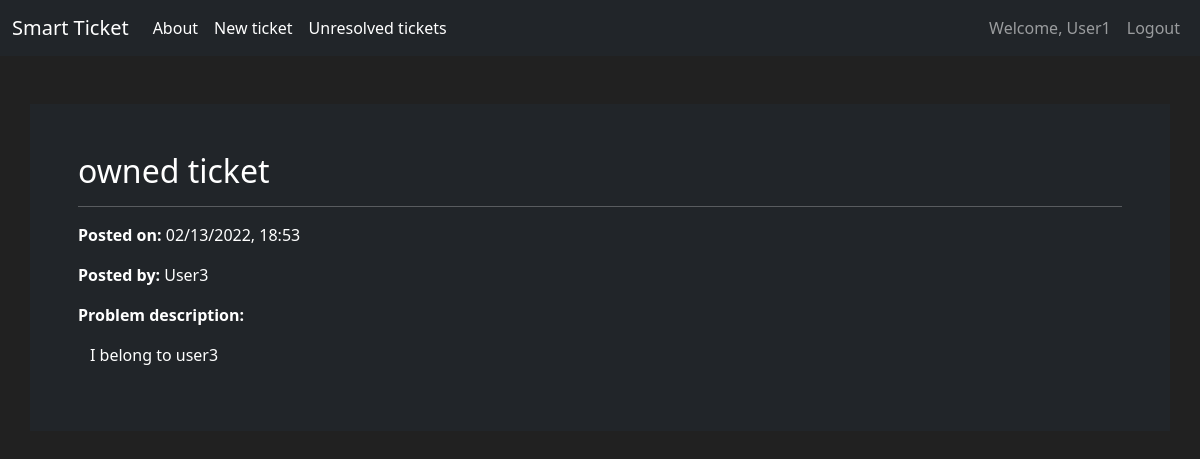
/ticket/4 (signed in), run on an earlier commit of the app's database.
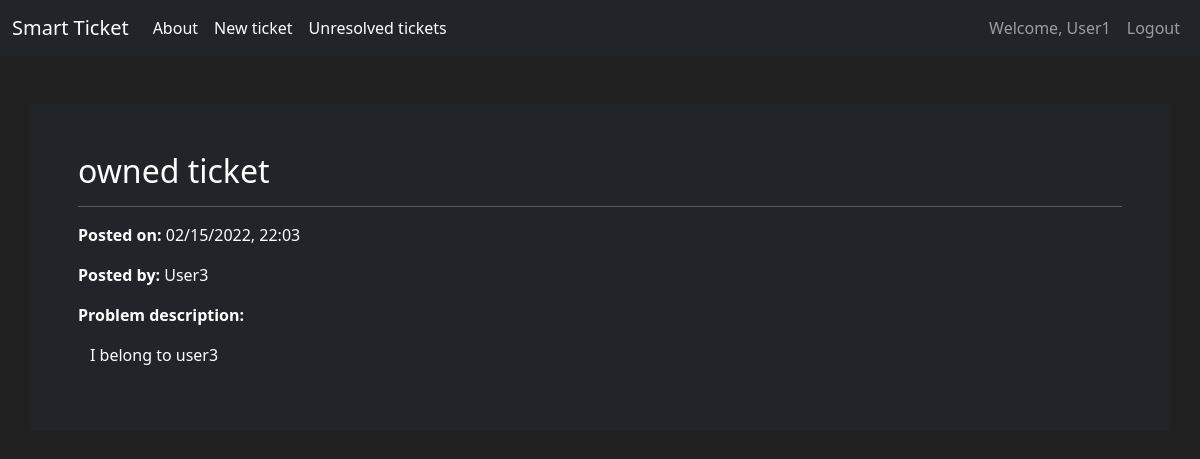
And on a later commit of the database.
### smart_ticket/models.py (models this page shows, shortened)
class User(db.Model, UserMixin):
    id = db.Column(db.Integer(),primary_key = True)
    creation_time = db.Column(db.DateTime(),nullable=False, default = datetime.now())
    username = db.Column(db.String(length = 30), nullable=False, unique = True)
    email = db.Column(db.String(length = 30), nullable=False, unique = True)
    password_hash = db.Column(db.String(length = 50), nullable=False, unique = True)
    created_tickets = db.relationship('Ticket',backref='author', lazy=True)
    @property
    def password(self):
        return self.password_hash

class Ticket(db.Model):
    id = db.Column(db.Integer(),primary_key = True)
    subject = db.Column(db.String(length=30), nullable=False)
    issue_description = db.Column(db.Text(length=2500))
    creation_time = db.Column(db.DateTime(),nullable=False, default = datetime.now())
    author_id = db.Column(db.Integer(), db.ForeignKey('user.id'), nullable=True)
    is_solved = db.Column(db.Boolean(), nullable=False, default = False)
    log_messages = db.relationship('TicketLogMessage',backref='ticket', lazy=True)

### smart_ticket/routes.py (the view)
@app.route('/ticket/<int:id>')
@login_required
def ticket_detail_page(id:int):
    ticket = Ticket.query.get_or_404(id)
    return render_template('ticket_detail.html', ticket=ticket)

### smart_ticket/models.py (called while the page is built)
@login_manager.user_loader
def load_user(user_id):
    return User.query.get(int(user_id))

### smart_ticket/routes.py (called while the page is built)
@app.template_filter('format_time')
def format_time(timestamp):
    return timestamp.strftime("%m/%d/%Y, %H:%M")

### smart_ticket/templates/ticket_detail.html (shortened to what this page needs)
{% extends 'base.html' %}
{% block content %}
<div class = "container bg-dark m-5 p-5 mx-auto">
    <h2>{{ticket.subject}}</h2>
    <hr>
    <p><strong> Posted on: </strong>{{ticket.creation_time|format_time}}</p>
    {% if ticket.author.username|length  %}
    <p><strong>Posted by: </strong>{{ticket.author.username}}</p>
    {%  else %}
    <p><strong>Posted by: Anonymous user</strong></p>
    {% endif %}
    <p><strong>Problem description:</strong></p>
    <div class ="container border-white">
        <p>{{ticket.issue_description}}</p>
    </div>
</div>
{% endblock content %}

### smart_ticket/templates/base.html (shortened to what this page needs)
<!doctype html>
<html lang="en">
  <head>
    <link href="https://cdn.jsdelivr.net/npm/bootstrap@5.1.3/dist/css/bootstrap.min.css" rel="stylesheet">
  </head>
  <body>
    <nav class="navbar navbar-expand-md  navbar-dark bg-dark">
      <div class="container-fluid">
        <a class="navbar-brand" href="{{ url_for('home_page') }}">Smart Ticket</a>
        <div class="collapse navbar-collapse" id="navbarSupportedContent">
          <ul class="navbar-nav me-auto mb-2 mb-lg-0">
            <li class="nav-item">
              <a class="nav-link active" href="{{ url_for('about_page') }}">About</a>
            </li>
            <li class="nav-item">
              <a class="nav-link active" aria-current="page" href="{{ url_for('create_ticket_page')}}">New ticket</a>
            </li>
            {% if current_user.is_authenticated %}
            <li class="nav-item">
              <a class="nav-link active" href="{{ url_for('ticket_list_page') }}">Unresolved tickets</a>
            </li>
            {% endif %}
          </ul>
          <ul class="navbar-nav ml-auto">
            {% if current_user.is_authenticated %}
            <li class="nav-item">
              <a class="nav-link">Welcome, {{ current_user.username }}</a>
            </li>
            <li class="nav-item">
              <a class="nav-link" href="{{ url_for('logout_page') }}">Logout</a>
            </li>
            {% else %}
            <li class="nav-item">
              <a class="nav-link" href="{{ url_for('login_page') }}">Login</a>
            </li>
            <li class="nav-item">
              <a class="nav-link" href="{{ url_for('registration_page') }}">Register</a>
            {% endif %}
          </ul>
        </div>
      </div>
    </nav>
    <div class="container-fluid">
      {% block content %}
      {% endblock %}
    </div>
  </body>
</html>

### smart_ticket/templates/base.html (style rules this page uses)
body { background-color: #212121; color: white }

What changed in the data, as far as the page shows it:
changed Ticket "owned ticket": creation_time "02/13/2022, 18:53" → "02/15/2022, 22:03"
